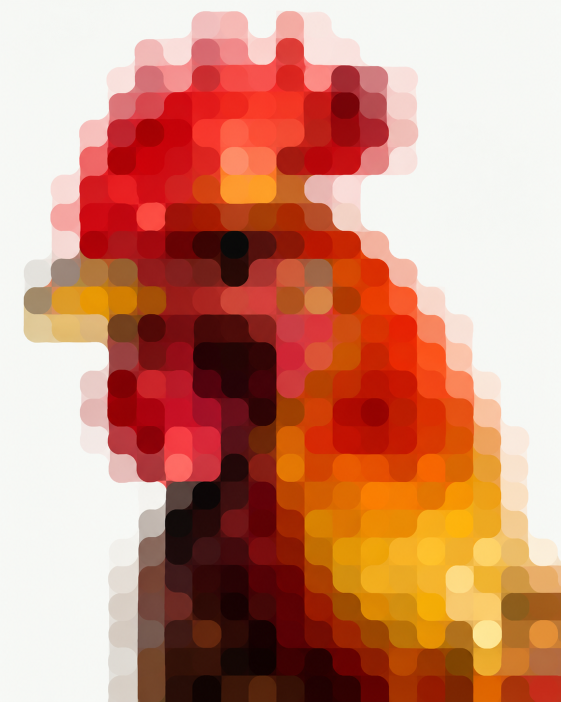
#> input picture app/lib/assets/rooster.webp, 1121 x 1403 px, given in place of cat.png, which was not available (shown at 1/2 size)
$ python welcome_cast.py ../app/lib/assets out
#> lines starting #> are read from the running program, lines starting #| are printed output that depends on the picture; after the words box and inside, x2 and y2 are one past the last pixel; in counts of white or black regions, pixels touching at a corner belong together; pictures that were not available may be replaced by others from this repository, and a replacement may not be noted
#> in place, image is the input picture: PIL image 1121x1403 RGB; mean R, G, B 202.9, 140.2, 117.7
### scripts/rounded_pixels.py
#!/usr/bin/env python3
"""Turn a picture into rounded-pixel art like the rooster on the welcome screen.

    python3 scripts/rounded_pixels.py subject.png out.webp --columns 20

The method, and every choice in it, is written up in docs/ROUNDED_PIXEL_ART.md.
In short:

1. The subject, cut out. A PNG with transparency is best -- from any
   background remover. Without one, the background is guessed from the
   picture's border (a plain backdrop works; a busy one does not).
2. Laid on the ground colour, then averaged into a grid of squares: each
   square is the mean of what it covers, so squares on the edge of the
   subject come out as pale tints of it, which is the soft halo the rooster
   has.
3. Squares the subject barely touches are dropped to the ground.
4. Drawn as rounded tiles. Where four tiles meet, the little gap between
   their rounded corners is filled with the mean of the four -- so tiles of
   one colour fuse into a blob and tiles of different colours round off
   against each other, which is the look.
5. Drawn four times over and scaled down, then softened a touch, so the
   edges are smooth at any size the app draws it.

Alongside the picture it writes `<out>.json`: the grid (pitch and origin in
the picture's own pixels), which squares hold the subject, and a suggested
focal square (the darkest in the upper half -- the rooster's eye). Those are
the constants RoosterArt needs to animate the arrival.

Needs Pillow and numpy:  pip install pillow numpy
"""

import argparse
import json
import math
import sys

import numpy as np
from PIL import Image, ImageDraw, ImageEnhance, ImageFilter

GROUND = (0xF6, 0xF7, 0xF4)


# [5 lines left out: function hex_colour, not called in this run]


def cut_out(image, tolerance, cropped=()):
    """The subject's mask: the picture's own alpha, or a guess from its border.

    The guess floods in from the edge of the picture through anything close
    to the backdrop's colour, so a light face inside a dark beard is not
    taken for backdrop just because it is pale. It only works on a plain
    backdrop; for anything else, cut the subject out first.
    """
#> called with tolerance = 42, cropped = ('bottom',)
    if image.mode in ('RGBA', 'LA') or 'transparency' in image.info:
        alpha = np.asarray(image.convert('RGBA'))[..., 3].astype(np.float32) / 255
        if alpha.min() < 0.99:
            return alpha

    full = image.convert('RGB')
    # Worked out small and scaled back up: a flood fill over twelve million
    # pixels is slow, and the edge is softened afterwards anyway.
    small = full.copy()
    small.thumbnail((640, 640))
    small = small.filter(ImageFilter.MedianFilter(5))
    marked = small.copy()
    w, h = marked.size
#> w = 511; h = 640
    marker = (255, 0, 255)
    step = max(1, min(w, h) // 40)
#> step = 12
    # Not from an edge the subject runs off: a bust cropped at the shoulder
    # meets the bottom of the frame, and flooding in from there eats it.
    seeds = []
    if 'top' not in cropped:
        seeds += [(x, 0) for x in range(0, w, step)]
    if 'bottom' not in cropped:
        seeds += [(x, h - 1) for x in range(0, w, step)]
    if 'left' not in cropped:
        seeds += [(0, y) for y in range(0, h, step)]
    if 'right' not in cropped:
        seeds += [(w - 1, y) for y in range(0, h, step)]
    for seed in seeds:
        if marked.getpixel(seed) != marker:
            ImageDraw.floodfill(marked, seed, marker, thresh=tolerance)
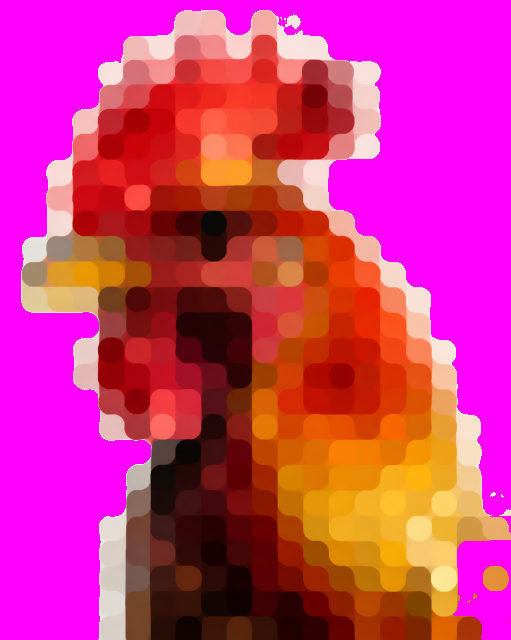
#> marked: PIL image 511x640 RGB; mean R, G, B 207, 52.2, 124.4
    backdrop = np.all(np.asarray(marked) == marker, axis=2)
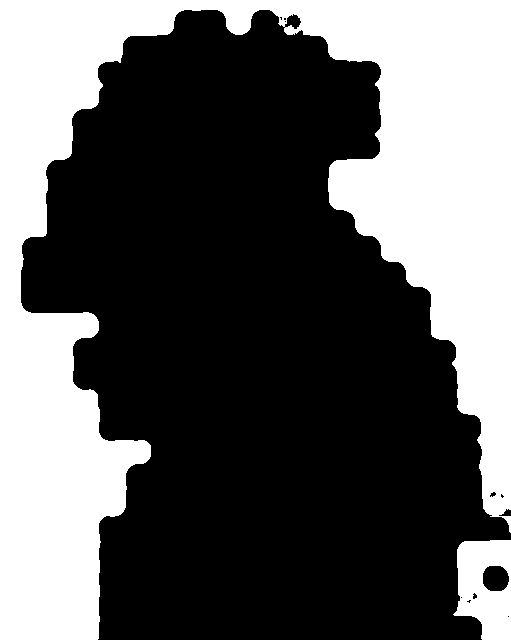
#> backdrop: shape (640, 511) bool; 36.4% white; 2 white regions, box (x1, y1, x2, y2) and area: (0, 0, 511, 640) 114911, (453, 540, 511, 640) 4168
    mask = Image.fromarray(((~backdrop) * 255).astype(np.uint8))
    mask = mask.filter(ImageFilter.GaussianBlur(1.2)).resize(full.size,
                                                             Image.BILINEAR)
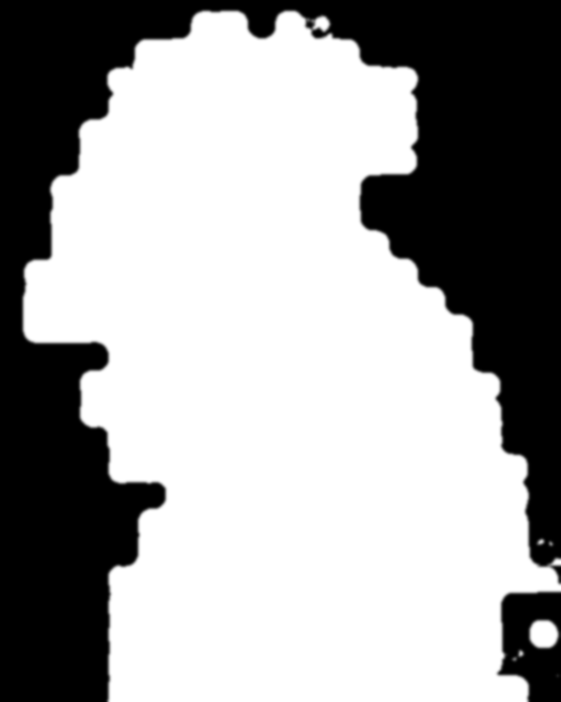
#> mask: PIL image 1121x1403 L (shown at 1/2 size); min 0, max 255, mean 162.2
    return np.asarray(mask).astype(np.float32) / 255


def crop_to_subject(rgb, alpha, margin):
#> called with margin = 0
    ys, xs = np.nonzero(alpha > 0.5)
    if len(xs) == 0:
        sys.exit('No subject found. Try a cut-out PNG, or --tolerance.')
    pad = int(margin * max(np.ptp(xs), np.ptp(ys)))
#> pad = 0
    x0, x1 = max(0, xs.min() - pad), min(alpha.shape[1], xs.max() + pad + 1)
#> x0 = 46; x1 = 1121
    y0, y1 = max(0, ys.min() - pad), min(alpha.shape[0], ys.max() + pad + 1)
#> y0 = 22; y1 = 1403
    return rgb[y0:y1, x0:x1], alpha[y0:y1, x0:x1]


# [93 lines left out: functions to_cells, render, write_stages, not called in this run]


def focal_square(colour, filled):
    """The darkest square in the upper half: where the eye usually is."""
    rows = filled.shape[0]
    luma = colour @ np.array([0.2126, 0.7152, 0.0722], np.float32)
    best, where = 1e9, (0, 0)
    for r in range(max(1, rows // 2)):
        for c in range(filled.shape[1]):
            if filled[r, c] and luma[r, c] < best:
                best, where = luma[r, c], (r, c)
    return where


# [68 lines left out: function main, not called in this run]


# [2 lines that do not run on import are left out]

### scripts/welcome_cast.py
#!/usr/bin/env python3
"""Render the welcome screen's cast on the rooster's own grid.

    python3 scripts/welcome_cast.py SOURCE_DIR app/lib/assets/cast

The welcome picture is a rooster in rounded pixels (docs/ROUNDED_PIXEL_ART.md)
that hands over, tile by tile, to the others in the cast. A tile can only flip
from one subject to the next if both have a square in the same place, so every
subject here is drawn on exactly the rooster's grid -- 20 x 25 squares of 56.2
x 55.7 pixels starting at (-10.04, 14.9), in a 1121 x 1403 canvas -- rather
than on a grid of its own the way scripts/rounded_pixels.py would draw it.

How the rooster is drawn, measured rather than guessed: its own square
colours, laid out as a mosaic and run through a median filter about 0.6 of a
square wide, rebuild it almost exactly (scripts/welcome_cast.py --check prints
how closely). A median is what makes the style -- similar neighbours fuse
into one soft shape, a square's free corners round off, and where four meet
the colour most of them share wins the corner. Drawing each square as its own
rounded tile, the first way this script tried, gave a grid of separate
buttons instead.

SOURCE_DIR holds one photograph per subject, NAME.png, on a plain white
backdrop. CAST below says where on the grid each one sits. For each it writes
NAME.webp (lossless, the rooster's size) and prints the Dart for WelcomeCast:
which squares hold the subject and where its flip starts.

Needs Pillow and numpy, and scripts/rounded_pixels.py beside this file.
"""

import math
import os
import sys

import numpy as np
from PIL import Image, ImageFilter

sys.path.insert(0, os.path.dirname(os.path.abspath(__file__)))
from rounded_pixels import (  # noqa: E402
    GROUND,
    crop_to_subject,
    cut_out,
    focal_square,
)

# The rooster's grid, measured from app/lib/assets/rooster.webp. Changing any
# of these breaks the flip: a tile would turn over into a different square.
CANVAS = (1121, 1403)
PITCH = (56.2, 55.7)
ORIGIN = (-10.04, 14.9)
COLUMNS, ROWS = 20, 25

# Where each subject goes, in squares: its width, the column its centre is on,
# and the row its top is on. Every one stays inside the first 18 rows, which
# is as much of the picture as a phone always shows.
#
# portrait: an animal cropped by the frame like the rooster -- facing into
# the left, its right edge at `right`, `width` squares across, and running
# off the foot of the grid. Where its photograph is taller than that, the
# frame cuts it at the shoulders, as the rooster's does; where it is shorter,
# it is drawn larger until it reaches. Never stretched or padded: a bust that
# stops in mid-air, or a smear carried down to the bottom, is the first thing
# anybody sees on a tall screen.
#
# Not here: a pile of apples with one cut open. The cut flesh is as pale as
# the ground, so in squares it came out as a red smudge with a hole in it --
# the single apple says the same thing and reads at a glance.
#
# focus: where its flip starts. 'dark' is the darkest square in the upper
# half, which finds an eye; 'centre' is the middle of the subject, for things
# without one.
CAST = [
    dict(name='cat', portrait=True, width=17.0, right=20.0, top=1.0,
         focus='dark'),
    dict(name='watermelon', width=11.5, centre=12.2, top=3.0, focus='centre'),
    dict(name='butterfly', width=17.0, centre=10.3, top=3.0, focus='centre'),
    dict(name='strawberry', width=11.0, centre=12.0, top=2.4, focus='centre'),
    dict(name='fawn', portrait=True, width=13.5, right=18.6, top=0.8,
         focus='dark'),
    dict(name='mushroom', width=10.5, centre=12.0, top=2.6, focus='centre'),
    dict(name='coconut', width=14.0, centre=11.5, top=4.2, focus='centre'),
    dict(name='apple', width=11.0, centre=12.0, top=2.2, focus='centre'),
    dict(name='broccoli', width=12.0, centre=12.0, top=2.6, focus='centre'),
]

# Fine enough that a square's average is a fair one: each square is worked
# out from SUB x SUB pixels of the placed subject.
SUB = 32
COVER = 0.18

# The median, as a share of a square: fitted to the rooster (see --check).
MEDIAN = 0.6

# The rooster's colour, measured from its squares: three quarters saturated
# on average, its darkest twentieth at 15% brightness. Photographs lit for a
# catalogue come out greyer and flatter than that once averaged into
# squares, so each subject is brought towards these before it is drawn.
TARGET_SATURATION = 0.70
TARGET_DARK = 0.15

# How far towards those a subject is moved: all the way crushed a tabby's
# stripes and a leaf's shadow to black blots. Half is enough to lift a flat
# photograph without inventing darks it does not have.
GRADE = 0.5


def place(entry, source_dir):
    """The subject's colour and coverage, square by square, on the grid."""
    image = Image.open(os.path.join(source_dir, entry['name'] + '.png'))
    portrait = entry.get('portrait', False)
    alpha = cut_out(image, 42, ('bottom',) if portrait else ())
    rgb, alpha = crop_to_subject(
        np.asarray(image.convert('RGB')).astype(np.float32), alpha, 0.0)

    h, w = alpha.shape
#> h = 1381; w = 1075
    top = entry['top'] * SUB
    if portrait:
        # A little past the foot, so the bottom row is all subject.
        reach = ROWS * SUB - top + SUB * 0.5
        width = max(entry['width'] * SUB, reach * w / h)
#> width = 610.3
        height = width * h / w
#> height = 784
        left = entry['right'] * SUB - width
#> left = 29.72
    else:
        width = entry['width'] * SUB
        height = width * h / w
        left = entry['centre'] * SUB - width / 2

    size = (int(round(width)), int(round(height)))
#> size = (610, 784)
    subject = Image.fromarray(rgb.clip(0, 255).astype(np.uint8)).resize(
        size, Image.LANCZOS)
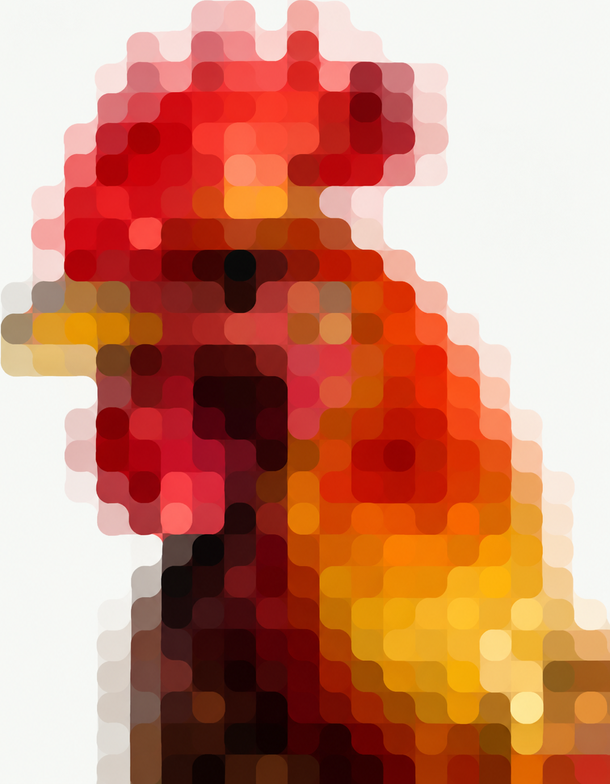
#> subject: PIL image 610x784 RGB; mean R, G, B 200.4, 133.8, 110.2
    mask = Image.fromarray((alpha * 255).astype(np.uint8)).resize(
        size, Image.LANCZOS)
#> mask: PIL image 610x784 L

    board = Image.new('RGB', (COLUMNS * SUB, ROWS * SUB), GROUND)
    cover = Image.new('L', board.size, 0)
#> cover: PIL image 640x800 L; every value is 0
    at = (int(round(left)), int(round(top)))
#> at = (30, 32)
    board.paste(subject, at, mask)
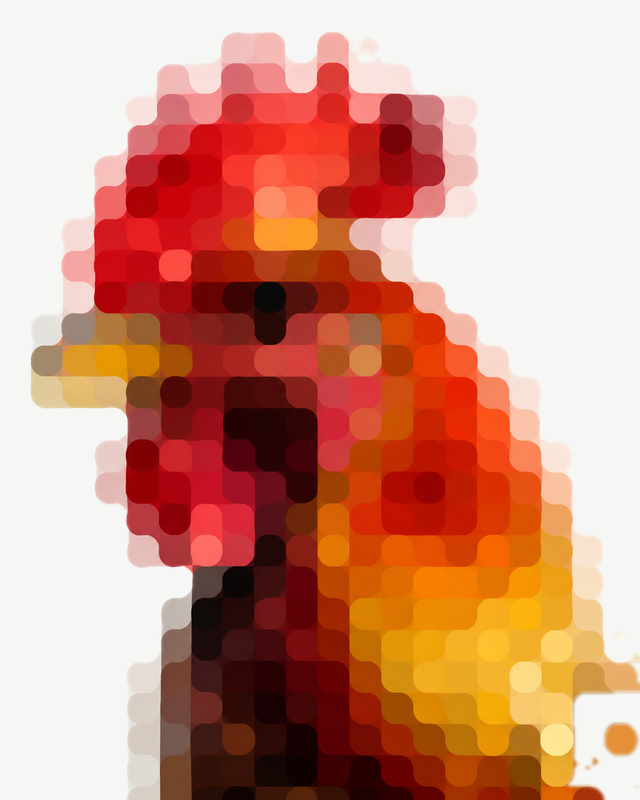
#> board: PIL image 640x800 RGB; mean R, G, B 206.2, 146.3, 125.1
    cover.paste(mask, at)

    colour = np.asarray(board.resize((COLUMNS, ROWS), Image.BOX)).astype(
        np.float32)
    covered = np.asarray(cover.resize((COLUMNS, ROWS), Image.BOX)).astype(
        np.float32) / 255
    filled = covered >= COVER
#> filled: shape (25, 20) bool; 64.4% white; 2 black regions (1 under 20 px), largest, box (x1, y1, x2, y2) and area: (0, 0, 20, 25) 175
    return grade(colour, filled, covered), filled


def grade(colour, filled, covered):
    """Brought towards the rooster's saturation and depth.

    Only the subject's own share of each square is graded: an outline square
    is part ground, and grading the ground in it would tint the halo.
    """
    ground = np.asarray(GROUND, np.float32)
    share = np.clip(covered, 1e-3, 1)[..., None]
    own = (colour - ground * (1 - share)) / share
    hsv = np.asarray(Image.fromarray(own.clip(0, 255).astype(np.uint8))
                     .convert('HSV')).astype(np.float32) / 255
    inside = filled & (covered > 0.6)
#> inside: shape (25, 20) bool; 61.2% white; 1 black region, box (x1, y1, x2, y2) and area: (0, 0, 20, 25) 194
    if inside.any():
        sat = hsv[..., 1][inside].mean()
#> sat = 0.755
        boost = min(1.4, max(1.0, TARGET_SATURATION / max(sat, 1e-3)))
#> boost = 1
        hsv[..., 1] = np.clip(hsv[..., 1] * (1 + (boost - 1) * GRADE), 0, 1)
        dark = np.percentile(hsv[..., 2][inside], 5)
#> dark = 0.188
        if dark > TARGET_DARK:
            # Darks towards the rooster's, lights left where they were.
            goal = dark + (TARGET_DARK - dark) * GRADE
#> goal = 0.169
            v = hsv[..., 2]
            hsv[..., 2] = np.clip((v - dark) / (1 - dark) * (1 - goal) + goal,
                                  0, 1)
    graded = np.asarray(Image.fromarray((hsv * 255).astype(np.uint8), 'HSV')
                        .convert('RGB')).astype(np.float32)
    return graded * share + ground * (1 - share)
#> returned value: shape (25, 20, 3) float32


def draw(colour, filled, scale=0.5):
    """The squares as a mosaic on the rooster's canvas, through the median.

    Worked at half size, where the median is quick, and scaled back up: the
    rooster has the same slight softness, and the fit is no worse for it.
    """
#> called with scale = 0.5
    w, h = int(CANVAS[0] * scale), int(CANVAS[1] * scale)
    ys = (np.arange(h) / scale - ORIGIN[1]) / PITCH[1]
    xs = (np.arange(w) / scale - ORIGIN[0]) / PITCH[0]
    rows = np.clip(np.floor(ys).astype(int), 0, ROWS - 1)
    columns = np.clip(np.floor(xs).astype(int), 0, COLUMNS - 1)
    picture = colour[rows[:, None], columns[None, :]].copy()
    picture[~filled[rows[:, None], columns[None, :]]] = GROUND
    size = int(round(MEDIAN * PITCH[0] * scale)) | 1
    small = Image.fromarray(picture.clip(0, 255).astype(np.uint8)).filter(
        ImageFilter.MedianFilter(size))
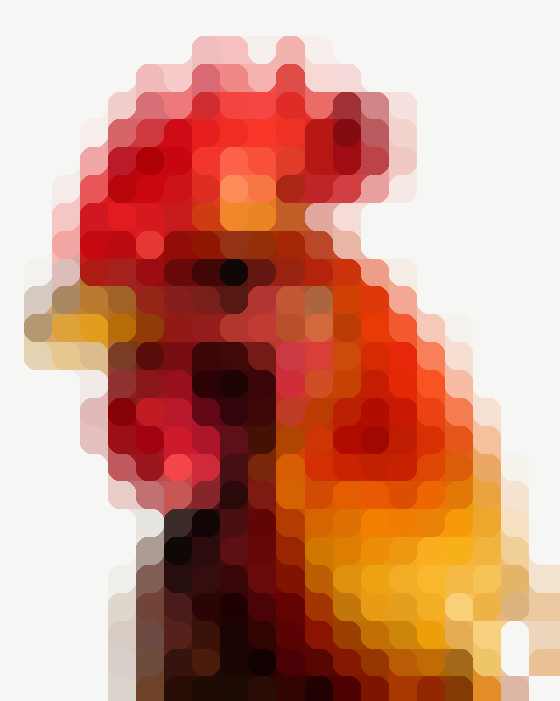
#> small: PIL image 560x701 RGB; mean R, G, B 205.6, 146.3, 126.4
    return small.resize(CANVAS, Image.LANCZOS)
#> returned value: PIL image 1121x1403 RGB


def check():
    """How closely the method rebuilds the rooster from its own squares."""
    rooster = Image.open(os.path.join(
        os.path.dirname(os.path.abspath(__file__)), '..', 'app', 'lib',
        'assets', 'rooster.webp')).convert('RGB')
    pixels = np.asarray(rooster).astype(np.float32)
    colour = np.zeros((ROWS, COLUMNS, 3), np.float32)
    for r in range(ROWS):
        for c in range(COLUMNS):
            x = ORIGIN[0] + (c + 0.5) * PITCH[0]
            y = ORIGIN[1] + (r + 0.5) * PITCH[1]
            x0, x1 = int(max(0, x - 8)), int(min(CANVAS[0], x + 8))
            y0, y1 = int(max(0, y - 8)), int(min(CANVAS[1], y + 8))
            if x1 > x0 and y1 > y0:
                colour[r, c] = np.median(
                    pixels[y0:y1, x0:x1].reshape(-1, 3), axis=0)
    filled = np.abs(colour - np.asarray(GROUND, np.float32)).max(axis=2) > 6
    rebuilt = np.asarray(draw(colour, filled)).astype(np.float32)
    error = np.abs(rebuilt - pixels).mean()
    print(f'the rooster, rebuilt from its own squares: mean error '
          f'{error:.2f} of 255 per channel')
    return error


def centre_square(filled):
    rows, columns = np.nonzero(filled)
    r, c = rows.mean(), columns.mean()
    best = min(zip(rows, columns), key=lambda rc: (rc[0] - r) ** 2 +
               (rc[1] - c) ** 2)
    return int(best[0]), int(best[1])


def main():
    if sys.argv[1:] == ['--check']:
        sys.exit(0 if check() < 4 else 1)
    if len(sys.argv) != 3:
        sys.exit(__doc__)
    source_dir, out_dir = sys.argv[1:]
    os.makedirs(out_dir, exist_ok=True)

    for entry in CAST:
        colour, filled = place(entry, source_dir)
        if filled[18:].any() and not entry.get('portrait'):
            sys.exit(f"{entry['name']}: runs below row 18, where a phone "
                     'may cut it off')
        picture = draw(colour, filled)
        out = os.path.join(out_dir, entry['name'] + '.webp')
        picture.save(out, lossless=True, quality=100, method=6)

        if entry['focus'] == 'dark':
            # The eye, among the top rows of the subject rather than the
            # whole upper half of the grid.
            eye = focal_square(colour, filled)
#> in focal_square, `luma = colour @ np.array([0.2126, 0.7152, 0.0722], np.float32)`:
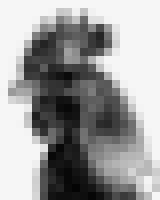
#> luma: shape (25, 20) float32 (shown 8 times larger); min 4.4, max 246.6, mean 156.4
#> after the loop in focal_square, `for r in range(max(1, rows // 2)):`: best = 9.05; where = (9, 8)
#> eye = (9, 8)
        else:
            eye = centre_square(filled)
        rows = [''.join('#' if f else '.' for f in row) for row in filled]
        size = os.path.getsize(out) // 1024
#> size = 131
        print(f"  // {entry['name']}: {int(filled.sum())} squares, {size} KB")
#|   // cat: 322 squares, 131 KB
        print(f"  CastMember(")
        print(f"    name: '{entry['name']}',")
#|     name: 'cat',
        print(f"    asset: 'lib/assets/cast/{entry['name']}.webp',")
#|     asset: 'lib/assets/cast/cat.webp',
        print(f"    eye: (row: {eye[0]}, column: {eye[1]}),")
#|     eye: (row: 9, column: 8),
        print('    squares: [')
        for row in rows:
            print(f"      '{row}',")
#> this loop made 25 passes
#> row on passes 1 to 12: '....................', '.......#####........', '.....########.......', '....###########.....', '...############.....', '...############.....', '..#############.....', '..###########.......', '..###########.......', '.##############.....', '.##############.....', '.################...'
        print('    ],')
        print('  ),')


if __name__ == '__main__':
#> (the run stopped early here; a loop or call above may not have finished)
